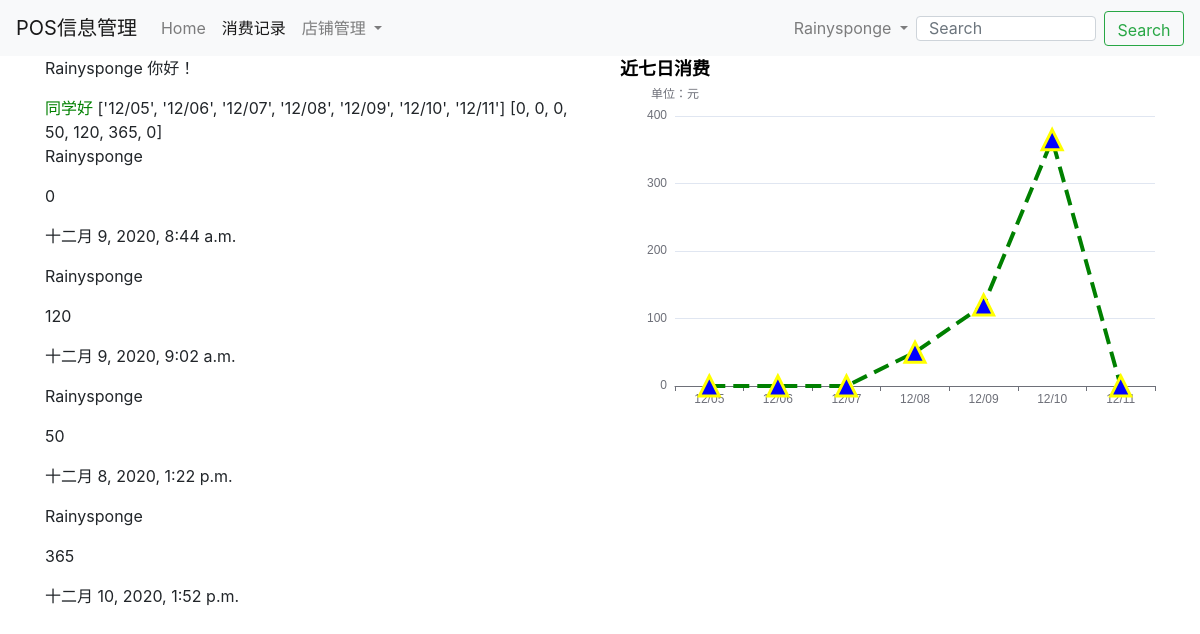
/consumption/student_consumption (signed in), run on the app's committed database.
### store/models.py (models this page shows)
class Pay(models.Model):
    pay_No = models.CharField(max_length=24, null=True)
    shop = models.ForeignKey(Shop, on_delete=models.DO_NOTHING, null=True)
    POS = models.ForeignKey(PosInfo, on_delete=models.DO_NOTHING, null=True)
    buyer_id = models.ForeignKey(User, on_delete=models.DO_NOTHING)
    pay_time = models.DateTimeField(default=timezone.now)
    pay_money = models.IntegerField(default=0)

### consumption/views.py (the view)
# urls.py: path('student_consumption', views.student_consumption, name='student_consumption'),
def student_consumption(request):
    user = request.user
    dates, seven_days_consumption = get_seven_days_consumption_data(user)
    pay_list = Pay.objects.filter(buyer_id=user)
    context = {}
    context['pay_list'] = pay_list
    context['dates'] = dates
    context['seven_days_consumption'] = seven_days_consumption
    return render(request, 'consumption/student_consumption.html', context)

### consumption/utils.py (called while the page is built)
def get_seven_days_consumption_data(user):
    today = timezone.now().date()
    dates = []
    pay_money = []
    for i in range(6, -1, -1):
        date = today - datetime.timedelta(days=i)
        dates.append(date.strftime('%m/%d'))
        pay_details = Pay.objects.filter(buyer_id=user, pay_time__year=date.year,
                                         pay_time__month=date.month, pay_time__day=date.day)
        result = pay_details.aggregate(pay_details_sum=Sum('pay_money'))
        pay_money.append(result['pay_details_sum'] or 0)
    return dates, pay_money

### user/models.py (called while the page is built)
def get_Profile(self):
    if Profile.objects.filter(user=self).exists():
        profile = Profile.objects.get(user=self)
        return profile
    else:
        return ''

### consumption/templates/consumption/student_consumption.html (shortened to what this page needs)
{% extends 'base.html' %}
{% load staticfiles %}
{% block consumption_ts_active %}active{% endblock %}
{% block content %}
    <div class="container">
        <div class="row">
            <div class="col-md-6">
                <p> <span>{{ user.username }} 你好！</span></p>
                {% if user.Profile.is_student %}
                    <span style="color: green; ">同学好</span>
                {% endif %}
                <span>{{ dates }}</span>
                <span>{{ seven_days_consumption }}</span>
                {% for pay in pay_list %}
                    <p><span>{{ pay.buyer_id.username }} </span></p>
                    <p><span>{{ pay.pay_money }}</span></p>
                    <p><span>{{ pay.pay_time }}</span></p>
                {% endfor %}
            </div>
            <div class="col-md 6">
                <div id="seven_days_consumption" style="width: 600px;height:400px;"></div>
            </div>
        </div>
    </div>
    <script type="text/javascript" >
        // 基于准备好的dom，初始化echarts实例
        var myChart = echarts.init(document.getElementById('seven_days_consumption'));
        // 指定图表的配置项和数据
        var option = {
            title: {
                text: '近七日消费',
                textStyle:{
                    color: 'black'
                }
            },
            tooltip: {},
            legend: {
                data:['消费'],
                textStyle:{
                    color: 'black'
                }
            },
            xAxis: {
                type: 'category',
                data: {{ dates|safe }}
            },
            yAxis: {
                type: 'value',
                name: '单位：元',
            },
            series: [{
                data: {{ seven_days_consumption|safe }},
                type: 'line',
                symbol: 'triangle',
                symbolSize: 20,
                lineStyle: {
                    color: 'green',
                    width: 4,
                    type: 'dashed'
                },
                itemStyle: {
                    borderWidth: 3,
                    borderColor: 'yellow',
                    color: 'blue'
                }
            }]
        };
        // 使用刚指定的配置项和数据显示图表。
        myChart.setOption(option);
    </script>
{% endblock %}

### templates/base.html (shortened to what this page needs)
{% load staticfiles %}
<!DOCTYPE html>
<html lang="en">
<head>
    <link rel="stylesheet" type="text/css" href="http://matthew.wagerfield.com/parallax/assets/styles/css/styles.css">
    <link rel="stylesheet" href="https://cdn.jsdelivr.net/npm/bootstrap@4.5.0/dist/css/bootstrap.min.css">
    <link rel="stylesheet" href="{% static 'font-awesome-4.7.0/css/font-awesome.min.css' %}">
</head>
<body>
    <div id="container" class="wrapper">
    <nav class="navbar navbar-expand-lg navbar-light bg-light">
      <a class="navbar-brand" href="{% url 'home' %}">POS信息管理</a>
      <div class="collapse navbar-collapse" id="navbarSupportedContent">
        <ul class="navbar-nav mr-auto">
          <li class="nav-item {% block home_active %}active{% endblock %}">
            <a class="nav-link" href="{% url 'home' %}">Home <span class="sr-only">(current)</span></a>
          </li>
          {% if user.Profile.is_student or user.Profile.is_teacher %}
              <li class="nav-item {% block consumption_ts_active %}{% endblock %} ">
                <a class="nav-link" href="{% url 'student_consumption'%}">消费记录</a>
              </li>
          {% endif %}
          <li class="nav-item dropdown">
            {% if user.is_authenticated and user.Profile.is_shop_owner %}
                <a class="nav-link dropdown-toggle" href="#" id="navbarDropdown" role="button" data-toggle="dropdown" aria-haspopup="true" aria-expanded="false">
                  店铺管理
                </a>
            {% endif %}
          </li>
        </ul>
        <ul class="nav navbar-nav">
          {% if not user.is_authenticated %}
                  <li class="nav-item">
                  <a class="nav-link" href="{% url 'login' %}?from={{ request.get_full_path }}">登录</a>
                  </li>
                  <li class="nav-item">
                  <a class="nav-link" href="{% url 'register' %}?from={{ request.get_full_path }}">注册</a>
                  </li>
          {% else %}
                    <li class="nav-item dropdown">
                      <a class="nav-link dropdown-toggle" href="#" id="navbarDropdown" role="button" data-toggle="dropdown" aria-haspopup="true" aria-expanded="false">
                        {{ user.username }}
                      </a>
                </li>
          {% endif %}
          </ul>
        <form class="form-inline my-2 my-lg-0">
          <input class="form-control mr-sm-2" style="width: 180px ; height: 25px "  type="search" placeholder="Search" aria-label="Search">
          <button class="btn btn-outline-success my-2 my-sm-0" style="width: 80px ; height:35px" type="submit">Search</button>
        </form>
      </div>
    </nav>
       {% block content %}{% endblock %}
</div>
</body>
</html>

### data on the page
Pay: buyer_id.username "Rainysponge", pay_money "0", pay_time "十二月 9, 2020, 8:44 a.m."
Pay: buyer_id.username "Rainysponge", pay_money "120", pay_time "十二月 9, 2020, 9:02 a.m."
Pay: buyer_id.username "Rainysponge", pay_money "50", pay_time "十二月 8, 2020, 1:22 p.m."
Pay: buyer_id.username "Rainysponge", pay_money "365", pay_time "十二月 10, 2020, 1:52 p.m."

### other printed values
{{ user.username }} "Rainysponge"
{{ dates }} "['12/05', '12/06', '12/07', '12/08', '12/09', '12/10', '12/11']"
{{ seven_days_consumption }} "[0, 0, 0, 50, 120, 365, 0]"
chart data {{ dates|safe }} ['12/05', '12/06', '12/07', '12/08', '12/09', '12/10', '12/11']
chart data {{ seven_days_consumption|safe }} [0, 0, 0, 50, 120, 365, 0]
